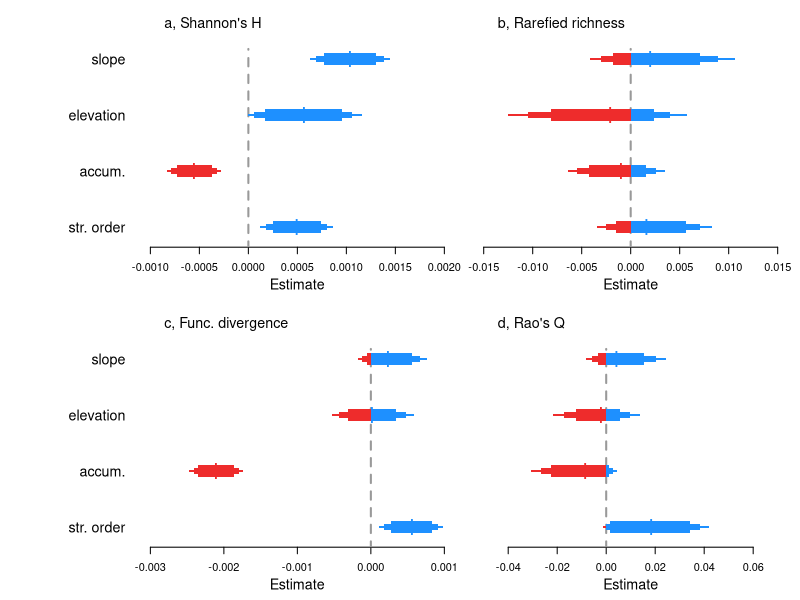

The R script that drew this image:
##Set working directory
setwd("C:/Users/ewelti/Desktop/git/EuroAquaticMacroInverts/")

# attach data
drivEst <- read.csv("outputs/Driver_metaanaly_Ests.csv")
#drivEst <- read.csv("outputs/Driver_horseshoe_metaanaly_Ests.csv")
head(drivEst)
unique(drivEst$Response)

options(scipen=999)

##save plot
tiff(filename = "plots/Fig4_drivers/Drivers_TaxaFunc_extra_streamCharacteristics.tiff", width = 5, height = 4, units = 'in', res = 600, compression = 'lzw')
#tiff(filename = "plots/drivers/Drivers_horseshoe.tiff", width = 12, height = 9, units = 'in', res = 600, compression = 'lzw')

##layout
layout(mat = matrix(c(1:6), 
                        nrow = 2, 
                        ncol = 3),
       heights = c(2,2,2,2,2,2),
       widths = c(0.8,2,2,0.8,2,2))

par(mar=c(4,0.4,0.4,0.8))
#empty plot for where the labels will go
plot(0, xaxt = 'n', yaxt = 'n', bty = 'n', pch = '', ylab = '', xlab = '')
plot(0, xaxt = 'n', yaxt = 'n', bty = 'n', pch = '', ylab = '', xlab = '')

#### shannonsH #####
sub <- subset(drivEst, Response == "shannonsH")
est <- sub$Estimate[6:9]
yy <- c(1:4)
plot(yy ~ est, ylab="",xlab="", yaxt="n", las=1, type="n",xlim=c(-0.001,0.002), ylim=c(0.8,4.8),cex=2, bty="n")
#polygon(x=c(-100,-100,0,0),
#        y=c(-4,22,22,-4), col = "grey80", border = "grey80")
segments(x0=0,y0=0,x1=0,y1=4.18,lty=2, lwd=2,col="grey60")
axis(2, at=yy, lwd = 0, lwd.ticks = 0, labels=c("str. order", "accum.", "elevation", "slope"), las=1,cex.axis=1.3)
title(xlab="Estimate", line=2.4,cex.lab=1.3)
legend("topleft", legend=("a, Shannon's H"), bty="n", cex=1.3)
mm <- cbind(yy,est)
mm_neg <- as.data.frame(mm[ which(est < 0),])
mm_pos <- as.data.frame(mm[ which(est > 0),])
#points(yy ~ est, pch="l",cex=2.2,col="white")
points(mm_neg[1,] ~ mm_neg[2,], pch="l",cex=2,col="firebrick2")
points(mm_pos$yy ~ mm_pos$est, pch="l",cex=2,col="dodgerblue")
yyy1=c(0.975,1.025,1.025,0.975)
yyy2=c(0.95,1.05,1.05,0.95)
yyy3=c(0.9,1.1,1.1,0.9)
polygon(x=c(if (sub$Q2.5[6]<0) {sub$Q2.5[6]} else {0}, if (sub$Q2.5[6]<0) {sub$Q2.5[6]} else {0}, if (sub$Q97.5[6]<0) {sub$Q97.5[6]} else {0}, if (sub$Q97.5[6]<0) {sub$Q97.5[6]} else {0}),y=(yyy1), col = "firebrick2", border = NA)
polygon(x=c(if (sub$Q5[6]<0) {sub$Q5[6]} else {0}, if (sub$Q5[6]<0) {sub$Q5[6]} else {0}, if (sub$Q95[6]<0) {sub$Q95[6]} else {0}, if (sub$Q95[6]<0) {sub$Q95[6]} else {0}),y=(yyy2), col = "firebrick2", border = NA)
polygon(x=c(if (sub$Q10[6]<0) {sub$Q10[6]} else {0}, if (sub$Q10[6]<0) {sub$Q10[6]} else {0}, if (sub$Q90[6]<0) {sub$Q90[6]} else {0}, if (sub$Q90[6]<0) {sub$Q90[6]} else {0}),y=(yyy3), col = "firebrick2", border = NA)
polygon(x=c(if (sub$Q2.5[6]>0) {sub$Q2.5[6]} else {0}, if (sub$Q2.5[6]>0) {sub$Q2.5[6]} else {0}, if (sub$Q97.5[6]>0) {sub$Q97.5[6]} else {0}, if (sub$Q97.5[6]>0) {sub$Q97.5[6]} else {0}),y=(yyy1), col = "dodgerblue", border = NA)
polygon(x=c(if (sub$Q5[6]>0) {sub$Q5[6]} else {0}, if (sub$Q5[6]>0) {sub$Q5[6]} else {0}, if (sub$Q95[6]>0) {sub$Q95[6]} else {0}, if (sub$Q95[6]>0) {sub$Q95[6]} else {0}),y=(yyy2), col = "dodgerblue", border = NA)
polygon(x=c(if (sub$Q10[6]>0) {sub$Q10[6]} else {0}, if (sub$Q10[6]>0) {sub$Q10[6]} else {0}, if (sub$Q90[6]>0) {sub$Q90[6]} else {0}, if (sub$Q90[6]>0) {sub$Q90[6]} else {0}),y=(yyy3), col = "dodgerblue", border = NA)
polygon(x=c(if (sub$Q2.5[7]<0) {sub$Q2.5[7]} else {0}, if (sub$Q2.5[7]<0) {sub$Q2.5[7]} else {0}, if (sub$Q97.5[7]<0) {sub$Q97.5[7]} else {0}, if (sub$Q97.5[7]<0) {sub$Q97.5[7]} else {0}),y=(yyy1+1), col = "firebrick2", border = NA)
polygon(x=c(if (sub$Q5[7]<0) {sub$Q5[7]} else {0}, if (sub$Q5[7]<0) {sub$Q5[7]} else {0}, if (sub$Q95[7]<0) {sub$Q95[7]} else {0}, if (sub$Q95[7]<0) {sub$Q95[7]} else {0}),y=(yyy2+1), col = "firebrick2", border = NA)
polygon(x=c(if (sub$Q10[7]<0) {sub$Q10[7]} else {0}, if (sub$Q10[7]<0) {sub$Q10[7]} else {0}, if (sub$Q90[7]<0) {sub$Q90[7]} else {0}, if (sub$Q90[7]<0) {sub$Q90[7]} else {0}),y=(yyy3+1), col = "firebrick2", border = NA)
polygon(x=c(if (sub$Q2.5[7]>0) {sub$Q2.5[7]} else {0}, if (sub$Q2.5[7]>0) {sub$Q2.5[7]} else {0}, if (sub$Q97.5[7]>0) {sub$Q97.5[7]} else {0}, if (sub$Q97.5[7]>0) {sub$Q97.5[7]} else {0}),y=(yyy1+1), col = "dodgerblue", border = NA)
polygon(x=c(if (sub$Q5[7]>0) {sub$Q5[7]} else {0}, if (sub$Q5[7]>0) {sub$Q5[7]} else {0}, if (sub$Q95[7]>0) {sub$Q95[7]} else {0}, if (sub$Q95[7]>0) {sub$Q95[7]} else {0}),y=(yyy2+1), col = "dodgerblue", border = NA)
polygon(x=c(if (sub$Q10[7]>0) {sub$Q10[7]} else {0}, if (sub$Q10[7]>0) {sub$Q10[7]} else {0}, if (sub$Q90[7]>0) {sub$Q90[7]} else {0}, if (sub$Q90[7]>0) {sub$Q90[7]} else {0}),y=(yyy3+1), col = "dodgerblue", border = NA)
polygon(x=c(if (sub$Q2.5[8]<0) {sub$Q2.5[8]} else {0}, if (sub$Q2.5[8]<0) {sub$Q2.5[8]} else {0}, if (sub$Q97.5[8]<0) {sub$Q97.5[8]} else {0}, if (sub$Q97.5[8]<0) {sub$Q97.5[8]} else {0}),y=(yyy1+2), col = "firebrick2", border = NA)
polygon(x=c(if (sub$Q5[8]<0) {sub$Q5[8]} else {0}, if (sub$Q5[8]<0) {sub$Q5[8]} else {0}, if (sub$Q95[8]<0) {sub$Q95[8]} else {0}, if (sub$Q95[8]<0) {sub$Q95[8]} else {0}),y=(yyy2+2), col = "firebrick2", border = NA)
polygon(x=c(if (sub$Q10[8]<0) {sub$Q10[8]} else {0}, if (sub$Q10[8]<0) {sub$Q10[8]} else {0}, if (sub$Q90[8]<0) {sub$Q90[8]} else {0}, if (sub$Q90[8]<0) {sub$Q90[8]} else {0}),y=(yyy3+2), col = "firebrick2", border = NA)
polygon(x=c(if (sub$Q2.5[8]>0) {sub$Q2.5[8]} else {0}, if (sub$Q2.5[8]>0) {sub$Q2.5[8]} else {0}, if (sub$Q97.5[8]>0) {sub$Q97.5[8]} else {0}, if (sub$Q97.5[8]>0) {sub$Q97.5[8]} else {0}),y=(yyy1+2), col = "dodgerblue", border = NA)
polygon(x=c(if (sub$Q5[8]>0) {sub$Q5[8]} else {0}, if (sub$Q5[8]>0) {sub$Q5[8]} else {0}, if (sub$Q95[8]>0) {sub$Q95[8]} else {0}, if (sub$Q95[8]>0) {sub$Q95[8]} else {0}),y=(yyy2+2), col = "dodgerblue", border = NA)
polygon(x=c(if (sub$Q10[8]>0) {sub$Q10[8]} else {0}, if (sub$Q10[8]>0) {sub$Q10[8]} else {0}, if (sub$Q90[8]>0) {sub$Q90[8]} else {0}, if (sub$Q90[8]>0) {sub$Q90[8]} else {0}),y=(yyy3+2), col = "dodgerblue", border = NA)
polygon(x=c(if (sub$Q2.5[9]<0) {sub$Q2.5[9]} else {0}, if (sub$Q2.5[9]<0) {sub$Q2.5[9]} else {0}, if (sub$Q97.5[9]<0) {sub$Q97.5[9]} else {0}, if (sub$Q97.5[9]<0) {sub$Q97.5[9]} else {0}),y=(yyy1+3), col = "firebrick2", border = NA)
polygon(x=c(if (sub$Q5[9]<0) {sub$Q5[9]} else {0}, if (sub$Q5[9]<0) {sub$Q5[9]} else {0}, if (sub$Q95[9]<0) {sub$Q95[9]} else {0}, if (sub$Q95[9]<0) {sub$Q95[9]} else {0}),y=(yyy2+3), col = "firebrick2", border = NA)
polygon(x=c(if (sub$Q10[9]<0) {sub$Q10[9]} else {0}, if (sub$Q10[9]<0) {sub$Q10[9]} else {0}, if (sub$Q90[9]<0) {sub$Q90[9]} else {0}, if (sub$Q90[9]<0) {sub$Q90[9]} else {0}),y=(yyy3+3), col = "firebrick2", border = NA)
polygon(x=c(if (sub$Q2.5[9]>0) {sub$Q2.5[9]} else {0}, if (sub$Q2.5[9]>0) {sub$Q2.5[9]} else {0}, if (sub$Q97.5[9]>0) {sub$Q97.5[9]} else {0}, if (sub$Q97.5[9]>0) {sub$Q97.5[9]} else {0}),y=(yyy1+3), col = "dodgerblue", border = NA)
polygon(x=c(if (sub$Q5[9]>0) {sub$Q5[9]} else {0}, if (sub$Q5[9]>0) {sub$Q5[9]} else {0}, if (sub$Q95[9]>0) {sub$Q95[9]} else {0}, if (sub$Q95[9]>0) {sub$Q95[9]} else {0}),y=(yyy2+3), col = "dodgerblue", border = NA)
polygon(x=c(if (sub$Q10[9]>0) {sub$Q10[9]} else {0}, if (sub$Q10[9]>0) {sub$Q10[9]} else {0}, if (sub$Q90[9]>0) {sub$Q90[9]} else {0}, if (sub$Q90[9]>0) {sub$Q90[9]} else {0}),y=(yyy3+3), col = "dodgerblue", border = NA)

#### func_diverg #####
sub <- subset(drivEst, Response == "func_diverg")
est <- sub$Estimate[6:9]
yy <- c(1:4)
plot(yy ~ est, ylab="",xlab="", yaxt="n", las=1, type="n",xlim=c(-0.003,0.001), ylim=c(0.8,4.8), cex=2, bty="n")
segments(x0=0,y0=0,x1=0,y1=4.18,lty=2, lwd=2,col="grey60")
axis(2, at=yy, lwd = 0, lwd.ticks = 0, labels=c("str. order", "accum.", "elevation", "slope"), las=1,cex.axis=1.3)
title(xlab="Estimate", line=2.4,cex.lab=1.3)
legend("topleft", legend=("c, Func. divergence"), bty="n", cex=1.3)
mm <- cbind(yy,est)
mm_neg <- as.data.frame(mm[ which(est < 0),])
mm_pos <- as.data.frame(mm[ which(est > 0),])
points(mm_neg[1,] ~ mm_neg[2,], pch="l",cex=2,col="firebrick2")
points(mm_pos$yy ~ mm_pos$est, pch="l",cex=2,col="dodgerblue")
yyy1=c(0.975,1.025,1.025,0.975)
yyy2=c(0.95,1.05,1.05,0.95)
yyy3=c(0.9,1.1,1.1,0.9)
polygon(x=c(if (sub$Q2.5[6]<0) {sub$Q2.5[6]} else {0}, if (sub$Q2.5[6]<0) {sub$Q2.5[6]} else {0}, if (sub$Q97.5[6]<0) {sub$Q97.5[6]} else {0}, if (sub$Q97.5[6]<0) {sub$Q97.5[6]} else {0}),y=(yyy1), col = "firebrick2", border = NA)
polygon(x=c(if (sub$Q5[6]<0) {sub$Q5[6]} else {0}, if (sub$Q5[6]<0) {sub$Q5[6]} else {0}, if (sub$Q95[6]<0) {sub$Q95[6]} else {0}, if (sub$Q95[6]<0) {sub$Q95[6]} else {0}),y=(yyy2), col = "firebrick2", border = NA)
polygon(x=c(if (sub$Q10[6]<0) {sub$Q10[6]} else {0}, if (sub$Q10[6]<0) {sub$Q10[6]} else {0}, if (sub$Q90[6]<0) {sub$Q90[6]} else {0}, if (sub$Q90[6]<0) {sub$Q90[6]} else {0}),y=(yyy3), col = "firebrick2", border = NA)
polygon(x=c(if (sub$Q2.5[6]>0) {sub$Q2.5[6]} else {0}, if (sub$Q2.5[6]>0) {sub$Q2.5[6]} else {0}, if (sub$Q97.5[6]>0) {sub$Q97.5[6]} else {0}, if (sub$Q97.5[6]>0) {sub$Q97.5[6]} else {0}),y=(yyy1), col = "dodgerblue", border = NA)
polygon(x=c(if (sub$Q5[6]>0) {sub$Q5[6]} else {0}, if (sub$Q5[6]>0) {sub$Q5[6]} else {0}, if (sub$Q95[6]>0) {sub$Q95[6]} else {0}, if (sub$Q95[6]>0) {sub$Q95[6]} else {0}),y=(yyy2), col = "dodgerblue", border = NA)
polygon(x=c(if (sub$Q10[6]>0) {sub$Q10[6]} else {0}, if (sub$Q10[6]>0) {sub$Q10[6]} else {0}, if (sub$Q90[6]>0) {sub$Q90[6]} else {0}, if (sub$Q90[6]>0) {sub$Q90[6]} else {0}),y=(yyy3), col = "dodgerblue", border = NA)
polygon(x=c(if (sub$Q2.5[7]<0) {sub$Q2.5[7]} else {0}, if (sub$Q2.5[7]<0) {sub$Q2.5[7]} else {0}, if (sub$Q97.5[7]<0) {sub$Q97.5[7]} else {0}, if (sub$Q97.5[7]<0) {sub$Q97.5[7]} else {0}),y=(yyy1+1), col = "firebrick2", border = NA)
polygon(x=c(if (sub$Q5[7]<0) {sub$Q5[7]} else {0}, if (sub$Q5[7]<0) {sub$Q5[7]} else {0}, if (sub$Q95[7]<0) {sub$Q95[7]} else {0}, if (sub$Q95[7]<0) {sub$Q95[7]} else {0}),y=(yyy2+1), col = "firebrick2", border = NA)
polygon(x=c(if (sub$Q10[7]<0) {sub$Q10[7]} else {0}, if (sub$Q10[7]<0) {sub$Q10[7]} else {0}, if (sub$Q90[7]<0) {sub$Q90[7]} else {0}, if (sub$Q90[7]<0) {sub$Q90[7]} else {0}),y=(yyy3+1), col = "firebrick2", border = NA)
polygon(x=c(if (sub$Q2.5[7]>0) {sub$Q2.5[7]} else {0}, if (sub$Q2.5[7]>0) {sub$Q2.5[7]} else {0}, if (sub$Q97.5[7]>0) {sub$Q97.5[7]} else {0}, if (sub$Q97.5[7]>0) {sub$Q97.5[7]} else {0}),y=(yyy1+1), col = "dodgerblue", border = NA)
polygon(x=c(if (sub$Q5[7]>0) {sub$Q5[7]} else {0}, if (sub$Q5[7]>0) {sub$Q5[7]} else {0}, if (sub$Q95[7]>0) {sub$Q95[7]} else {0}, if (sub$Q95[7]>0) {sub$Q95[7]} else {0}),y=(yyy2+1), col = "dodgerblue", border = NA)
polygon(x=c(if (sub$Q10[7]>0) {sub$Q10[7]} else {0}, if (sub$Q10[7]>0) {sub$Q10[7]} else {0}, if (sub$Q90[7]>0) {sub$Q90[7]} else {0}, if (sub$Q90[7]>0) {sub$Q90[7]} else {0}),y=(yyy3+1), col = "dodgerblue", border = NA)
polygon(x=c(if (sub$Q2.5[8]<0) {sub$Q2.5[8]} else {0}, if (sub$Q2.5[8]<0) {sub$Q2.5[8]} else {0}, if (sub$Q97.5[8]<0) {sub$Q97.5[8]} else {0}, if (sub$Q97.5[8]<0) {sub$Q97.5[8]} else {0}),y=(yyy1+2), col = "firebrick2", border = NA)
polygon(x=c(if (sub$Q5[8]<0) {sub$Q5[8]} else {0}, if (sub$Q5[8]<0) {sub$Q5[8]} else {0}, if (sub$Q95[8]<0) {sub$Q95[8]} else {0}, if (sub$Q95[8]<0) {sub$Q95[8]} else {0}),y=(yyy2+2), col = "firebrick2", border = NA)
polygon(x=c(if (sub$Q10[8]<0) {sub$Q10[8]} else {0}, if (sub$Q10[8]<0) {sub$Q10[8]} else {0}, if (sub$Q90[8]<0) {sub$Q90[8]} else {0}, if (sub$Q90[8]<0) {sub$Q90[8]} else {0}),y=(yyy3+2), col = "firebrick2", border = NA)
polygon(x=c(if (sub$Q2.5[8]>0) {sub$Q2.5[8]} else {0}, if (sub$Q2.5[8]>0) {sub$Q2.5[8]} else {0}, if (sub$Q97.5[8]>0) {sub$Q97.5[8]} else {0}, if (sub$Q97.5[8]>0) {sub$Q97.5[8]} else {0}),y=(yyy1+2), col = "dodgerblue", border = NA)
polygon(x=c(if (sub$Q5[8]>0) {sub$Q5[8]} else {0}, if (sub$Q5[8]>0) {sub$Q5[8]} else {0}, if (sub$Q95[8]>0) {sub$Q95[8]} else {0}, if (sub$Q95[8]>0) {sub$Q95[8]} else {0}),y=(yyy2+2), col = "dodgerblue", border = NA)
polygon(x=c(if (sub$Q10[8]>0) {sub$Q10[8]} else {0}, if (sub$Q10[8]>0) {sub$Q10[8]} else {0}, if (sub$Q90[8]>0) {sub$Q90[8]} else {0}, if (sub$Q90[8]>0) {sub$Q90[8]} else {0}),y=(yyy3+2), col = "dodgerblue", border = NA)
polygon(x=c(if (sub$Q2.5[9]<0) {sub$Q2.5[9]} else {0}, if (sub$Q2.5[9]<0) {sub$Q2.5[9]} else {0}, if (sub$Q97.5[9]<0) {sub$Q97.5[9]} else {0}, if (sub$Q97.5[9]<0) {sub$Q97.5[9]} else {0}),y=(yyy1+3), col = "firebrick2", border = NA)
polygon(x=c(if (sub$Q5[9]<0) {sub$Q5[9]} else {0}, if (sub$Q5[9]<0) {sub$Q5[9]} else {0}, if (sub$Q95[9]<0) {sub$Q95[9]} else {0}, if (sub$Q95[9]<0) {sub$Q95[9]} else {0}),y=(yyy2+3), col = "firebrick2", border = NA)
polygon(x=c(if (sub$Q10[9]<0) {sub$Q10[9]} else {0}, if (sub$Q10[9]<0) {sub$Q10[9]} else {0}, if (sub$Q90[9]<0) {sub$Q90[9]} else {0}, if (sub$Q90[9]<0) {sub$Q90[9]} else {0}),y=(yyy3+3), col = "firebrick2", border = NA)
polygon(x=c(if (sub$Q2.5[9]>0) {sub$Q2.5[9]} else {0}, if (sub$Q2.5[9]>0) {sub$Q2.5[9]} else {0}, if (sub$Q97.5[9]>0) {sub$Q97.5[9]} else {0}, if (sub$Q97.5[9]>0) {sub$Q97.5[9]} else {0}),y=(yyy1+3), col = "dodgerblue", border = NA)
polygon(x=c(if (sub$Q5[9]>0) {sub$Q5[9]} else {0}, if (sub$Q5[9]>0) {sub$Q5[9]} else {0}, if (sub$Q95[9]>0) {sub$Q95[9]} else {0}, if (sub$Q95[9]>0) {sub$Q95[9]} else {0}),y=(yyy2+3), col = "dodgerblue", border = NA)
polygon(x=c(if (sub$Q10[9]>0) {sub$Q10[9]} else {0}, if (sub$Q10[9]>0) {sub$Q10[9]} else {0}, if (sub$Q90[9]>0) {sub$Q90[9]} else {0}, if (sub$Q90[9]>0) {sub$Q90[9]} else {0}),y=(yyy3+3), col = "dodgerblue", border = NA)

#### spp_richness_rarefied #####
sub <- subset(drivEst, Response == "spp_richness_rarefied")
est <- sub$Estimate[6:9]
yy <- c(1:4)
plot(yy ~ est, ylab="",xlab="", yaxt="n", las=1, type="n",xlim=c(-0.015,0.015), ylim=c(0.8,4.8), cex=2, bty="n")
segments(x0=0,y0=0,x1=0,y1=4.18,lty=2, lwd=2,col="grey60")
title(xlab="Estimate", line=2.4,cex.lab=1.3)
legend("topleft", legend=("b, Rarefied richness"), bty="n", cex=1.3)
mm <- cbind(yy,est)
mm_neg <- as.data.frame(mm[ which(est < 0),])
mm_pos <- as.data.frame(mm[ which(est > 0),])
#points(yy ~ est, pch="l",cex=2.2,col="white")
points(mm_neg$yy ~ mm_neg$est, pch="l",cex=2,col="firebrick2")
points(mm_pos$yy ~ mm_pos$est, pch="l",cex=2,col="dodgerblue")
polygon(x=c(if (sub$Q2.5[6]<0) {sub$Q2.5[6]} else {0}, if (sub$Q2.5[6]<0) {sub$Q2.5[6]} else {0}, if (sub$Q97.5[6]<0) {sub$Q97.5[6]} else {0}, if (sub$Q97.5[6]<0) {sub$Q97.5[6]} else {0}),y=(yyy1), col = "firebrick2", border = NA)
polygon(x=c(if (sub$Q5[6]<0) {sub$Q5[6]} else {0}, if (sub$Q5[6]<0) {sub$Q5[6]} else {0}, if (sub$Q95[6]<0) {sub$Q95[6]} else {0}, if (sub$Q95[6]<0) {sub$Q95[6]} else {0}),y=(yyy2), col = "firebrick2", border = NA)
polygon(x=c(if (sub$Q10[6]<0) {sub$Q10[6]} else {0}, if (sub$Q10[6]<0) {sub$Q10[6]} else {0}, if (sub$Q90[6]<0) {sub$Q90[6]} else {0}, if (sub$Q90[6]<0) {sub$Q90[6]} else {0}),y=(yyy3), col = "firebrick2", border = NA)
polygon(x=c(if (sub$Q2.5[6]>0) {sub$Q2.5[6]} else {0}, if (sub$Q2.5[6]>0) {sub$Q2.5[6]} else {0}, if (sub$Q97.5[6]>0) {sub$Q97.5[6]} else {0}, if (sub$Q97.5[6]>0) {sub$Q97.5[6]} else {0}),y=(yyy1), col = "dodgerblue", border = NA)
polygon(x=c(if (sub$Q5[6]>0) {sub$Q5[6]} else {0}, if (sub$Q5[6]>0) {sub$Q5[6]} else {0}, if (sub$Q95[6]>0) {sub$Q95[6]} else {0}, if (sub$Q95[6]>0) {sub$Q95[6]} else {0}),y=(yyy2), col = "dodgerblue", border = NA)
polygon(x=c(if (sub$Q10[6]>0) {sub$Q10[6]} else {0}, if (sub$Q10[6]>0) {sub$Q10[6]} else {0}, if (sub$Q90[6]>0) {sub$Q90[6]} else {0}, if (sub$Q90[6]>0) {sub$Q90[6]} else {0}),y=(yyy3), col = "dodgerblue", border = NA)
polygon(x=c(if (sub$Q2.5[7]<0) {sub$Q2.5[7]} else {0}, if (sub$Q2.5[7]<0) {sub$Q2.5[7]} else {0}, if (sub$Q97.5[7]<0) {sub$Q97.5[7]} else {0}, if (sub$Q97.5[7]<0) {sub$Q97.5[7]} else {0}),y=(yyy1+1), col = "firebrick2", border = NA)
polygon(x=c(if (sub$Q5[7]<0) {sub$Q5[7]} else {0}, if (sub$Q5[7]<0) {sub$Q5[7]} else {0}, if (sub$Q95[7]<0) {sub$Q95[7]} else {0}, if (sub$Q95[7]<0) {sub$Q95[7]} else {0}),y=(yyy2+1), col = "firebrick2", border = NA)
polygon(x=c(if (sub$Q10[7]<0) {sub$Q10[7]} else {0}, if (sub$Q10[7]<0) {sub$Q10[7]} else {0}, if (sub$Q90[7]<0) {sub$Q90[7]} else {0}, if (sub$Q90[7]<0) {sub$Q90[7]} else {0}),y=(yyy3+1), col = "firebrick2", border = NA)
polygon(x=c(if (sub$Q2.5[7]>0) {sub$Q2.5[7]} else {0}, if (sub$Q2.5[7]>0) {sub$Q2.5[7]} else {0}, if (sub$Q97.5[7]>0) {sub$Q97.5[7]} else {0}, if (sub$Q97.5[7]>0) {sub$Q97.5[7]} else {0}),y=(yyy1+1), col = "dodgerblue", border = NA)
polygon(x=c(if (sub$Q5[7]>0) {sub$Q5[7]} else {0}, if (sub$Q5[7]>0) {sub$Q5[7]} else {0}, if (sub$Q95[7]>0) {sub$Q95[7]} else {0}, if (sub$Q95[7]>0) {sub$Q95[7]} else {0}),y=(yyy2+1), col = "dodgerblue", border = NA)
polygon(x=c(if (sub$Q10[7]>0) {sub$Q10[7]} else {0}, if (sub$Q10[7]>0) {sub$Q10[7]} else {0}, if (sub$Q90[7]>0) {sub$Q90[7]} else {0}, if (sub$Q90[7]>0) {sub$Q90[7]} else {0}),y=(yyy3+1), col = "dodgerblue", border = NA)
polygon(x=c(if (sub$Q2.5[8]<0) {sub$Q2.5[8]} else {0}, if (sub$Q2.5[8]<0) {sub$Q2.5[8]} else {0}, if (sub$Q97.5[8]<0) {sub$Q97.5[8]} else {0}, if (sub$Q97.5[8]<0) {sub$Q97.5[8]} else {0}),y=(yyy1+2), col = "firebrick2", border = NA)
polygon(x=c(if (sub$Q5[8]<0) {sub$Q5[8]} else {0}, if (sub$Q5[8]<0) {sub$Q5[8]} else {0}, if (sub$Q95[8]<0) {sub$Q95[8]} else {0}, if (sub$Q95[8]<0) {sub$Q95[8]} else {0}),y=(yyy2+2), col = "firebrick2", border = NA)
polygon(x=c(if (sub$Q10[8]<0) {sub$Q10[8]} else {0}, if (sub$Q10[8]<0) {sub$Q10[8]} else {0}, if (sub$Q90[8]<0) {sub$Q90[8]} else {0}, if (sub$Q90[8]<0) {sub$Q90[8]} else {0}),y=(yyy3+2), col = "firebrick2", border = NA)
polygon(x=c(if (sub$Q2.5[8]>0) {sub$Q2.5[8]} else {0}, if (sub$Q2.5[8]>0) {sub$Q2.5[8]} else {0}, if (sub$Q97.5[8]>0) {sub$Q97.5[8]} else {0}, if (sub$Q97.5[8]>0) {sub$Q97.5[8]} else {0}),y=(yyy1+2), col = "dodgerblue", border = NA)
polygon(x=c(if (sub$Q5[8]>0) {sub$Q5[8]} else {0}, if (sub$Q5[8]>0) {sub$Q5[8]} else {0}, if (sub$Q95[8]>0) {sub$Q95[8]} else {0}, if (sub$Q95[8]>0) {sub$Q95[8]} else {0}),y=(yyy2+2), col = "dodgerblue", border = NA)
polygon(x=c(if (sub$Q10[8]>0) {sub$Q10[8]} else {0}, if (sub$Q10[8]>0) {sub$Q10[8]} else {0}, if (sub$Q90[8]>0) {sub$Q90[8]} else {0}, if (sub$Q90[8]>0) {sub$Q90[8]} else {0}),y=(yyy3+2), col = "dodgerblue", border = NA)
polygon(x=c(if (sub$Q2.5[9]<0) {sub$Q2.5[9]} else {0}, if (sub$Q2.5[9]<0) {sub$Q2.5[9]} else {0}, if (sub$Q97.5[9]<0) {sub$Q97.5[9]} else {0}, if (sub$Q97.5[9]<0) {sub$Q97.5[9]} else {0}),y=(yyy1+3), col = "firebrick2", border = NA)
polygon(x=c(if (sub$Q5[9]<0) {sub$Q5[9]} else {0}, if (sub$Q5[9]<0) {sub$Q5[9]} else {0}, if (sub$Q95[9]<0) {sub$Q95[9]} else {0}, if (sub$Q95[9]<0) {sub$Q95[9]} else {0}),y=(yyy2+3), col = "firebrick2", border = NA)
polygon(x=c(if (sub$Q10[9]<0) {sub$Q10[9]} else {0}, if (sub$Q10[9]<0) {sub$Q10[9]} else {0}, if (sub$Q90[9]<0) {sub$Q90[9]} else {0}, if (sub$Q90[9]<0) {sub$Q90[9]} else {0}),y=(yyy3+3), col = "firebrick2", border = NA)
polygon(x=c(if (sub$Q2.5[9]>0) {sub$Q2.5[9]} else {0}, if (sub$Q2.5[9]>0) {sub$Q2.5[9]} else {0}, if (sub$Q97.5[9]>0) {sub$Q97.5[9]} else {0}, if (sub$Q97.5[9]>0) {sub$Q97.5[9]} else {0}),y=(yyy1+3), col = "dodgerblue", border = NA)
polygon(x=c(if (sub$Q5[9]>0) {sub$Q5[9]} else {0}, if (sub$Q5[9]>0) {sub$Q5[9]} else {0}, if (sub$Q95[9]>0) {sub$Q95[9]} else {0}, if (sub$Q95[9]>0) {sub$Q95[9]} else {0}),y=(yyy2+3), col = "dodgerblue", border = NA)
polygon(x=c(if (sub$Q10[9]>0) {sub$Q10[9]} else {0}, if (sub$Q10[9]>0) {sub$Q10[9]} else {0}, if (sub$Q90[9]>0) {sub$Q90[9]} else {0}, if (sub$Q90[9]>0) {sub$Q90[9]} else {0}),y=(yyy3+3), col = "dodgerblue", border = NA)

#### RaoQ #####
sub <- subset(drivEst, Response == "RaoQ")
est <- sub$Estimate[6:9]
yy <- c(1:4)
plot(yy ~ est, ylab="",xlab="", yaxt="n", las=1, type="n",xlim=c(-0.05,0.07), ylim=c(0.8,4.8), cex=2, bty="n")
segments(x0=0,y0=0,x1=0,y1=4.18,lty=2, lwd=2,col="grey60")
title(xlab="Estimate", line=2.4,cex.lab=1.3)
legend("topleft", legend=("d, Rao's Q"), bty="n", cex=1.3)
mm <- cbind(yy,est)
mm_neg <- as.data.frame(mm[ which(est < 0),])
mm_pos <- as.data.frame(mm[ which(est > 0),])
#points(yy ~ est, pch="l",cex=2.2,col="white")
points(mm_neg$yy ~ mm_neg$est, pch="l",cex=2,col="firebrick2")
points(mm_pos$yy ~ mm_pos$est, pch="l",cex=2,col="dodgerblue")
yyy1=c(0.975,1.025,1.025,0.975)
yyy2=c(0.95,1.05,1.05,0.95)
yyy3=c(0.9,1.1,1.1,0.9)
polygon(x=c(if (sub$Q2.5[6]<0) {sub$Q2.5[6]} else {0}, if (sub$Q2.5[6]<0) {sub$Q2.5[6]} else {0}, if (sub$Q97.5[6]<0) {sub$Q97.5[6]} else {0}, if (sub$Q97.5[6]<0) {sub$Q97.5[6]} else {0}),y=(yyy1), col = "firebrick2", border = NA)
polygon(x=c(if (sub$Q5[6]<0) {sub$Q5[6]} else {0}, if (sub$Q5[6]<0) {sub$Q5[6]} else {0}, if (sub$Q95[6]<0) {sub$Q95[6]} else {0}, if (sub$Q95[6]<0) {sub$Q95[6]} else {0}),y=(yyy2), col = "firebrick2", border = NA)
polygon(x=c(if (sub$Q10[6]<0) {sub$Q10[6]} else {0}, if (sub$Q10[6]<0) {sub$Q10[6]} else {0}, if (sub$Q90[6]<0) {sub$Q90[6]} else {0}, if (sub$Q90[6]<0) {sub$Q90[6]} else {0}),y=(yyy3), col = "firebrick2", border = NA)
polygon(x=c(if (sub$Q2.5[6]>0) {sub$Q2.5[6]} else {0}, if (sub$Q2.5[6]>0) {sub$Q2.5[6]} else {0}, if (sub$Q97.5[6]>0) {sub$Q97.5[6]} else {0}, if (sub$Q97.5[6]>0) {sub$Q97.5[6]} else {0}),y=(yyy1), col = "dodgerblue", border = NA)
polygon(x=c(if (sub$Q5[6]>0) {sub$Q5[6]} else {0}, if (sub$Q5[6]>0) {sub$Q5[6]} else {0}, if (sub$Q95[6]>0) {sub$Q95[6]} else {0}, if (sub$Q95[6]>0) {sub$Q95[6]} else {0}),y=(yyy2), col = "dodgerblue", border = NA)
polygon(x=c(if (sub$Q10[6]>0) {sub$Q10[6]} else {0}, if (sub$Q10[6]>0) {sub$Q10[6]} else {0}, if (sub$Q90[6]>0) {sub$Q90[6]} else {0}, if (sub$Q90[6]>0) {sub$Q90[6]} else {0}),y=(yyy3), col = "dodgerblue", border = NA)
polygon(x=c(if (sub$Q2.5[7]<0) {sub$Q2.5[7]} else {0}, if (sub$Q2.5[7]<0) {sub$Q2.5[7]} else {0}, if (sub$Q97.5[7]<0) {sub$Q97.5[7]} else {0}, if (sub$Q97.5[7]<0) {sub$Q97.5[7]} else {0}),y=(yyy1+1), col = "firebrick2", border = NA)
polygon(x=c(if (sub$Q5[7]<0) {sub$Q5[7]} else {0}, if (sub$Q5[7]<0) {sub$Q5[7]} else {0}, if (sub$Q95[7]<0) {sub$Q95[7]} else {0}, if (sub$Q95[7]<0) {sub$Q95[7]} else {0}),y=(yyy2+1), col = "firebrick2", border = NA)
polygon(x=c(if (sub$Q10[7]<0) {sub$Q10[7]} else {0}, if (sub$Q10[7]<0) {sub$Q10[7]} else {0}, if (sub$Q90[7]<0) {sub$Q90[7]} else {0}, if (sub$Q90[7]<0) {sub$Q90[7]} else {0}),y=(yyy3+1), col = "firebrick2", border = NA)
polygon(x=c(if (sub$Q2.5[7]>0) {sub$Q2.5[7]} else {0}, if (sub$Q2.5[7]>0) {sub$Q2.5[7]} else {0}, if (sub$Q97.5[7]>0) {sub$Q97.5[7]} else {0}, if (sub$Q97.5[7]>0) {sub$Q97.5[7]} else {0}),y=(yyy1+1), col = "dodgerblue", border = NA)
polygon(x=c(if (sub$Q5[7]>0) {sub$Q5[7]} else {0}, if (sub$Q5[7]>0) {sub$Q5[7]} else {0}, if (sub$Q95[7]>0) {sub$Q95[7]} else {0}, if (sub$Q95[7]>0) {sub$Q95[7]} else {0}),y=(yyy2+1), col = "dodgerblue", border = NA)
polygon(x=c(if (sub$Q10[7]>0) {sub$Q10[7]} else {0}, if (sub$Q10[7]>0) {sub$Q10[7]} else {0}, if (sub$Q90[7]>0) {sub$Q90[7]} else {0}, if (sub$Q90[7]>0) {sub$Q90[7]} else {0}),y=(yyy3+1), col = "dodgerblue", border = NA)
polygon(x=c(if (sub$Q2.5[8]<0) {sub$Q2.5[8]} else {0}, if (sub$Q2.5[8]<0) {sub$Q2.5[8]} else {0}, if (sub$Q97.5[8]<0) {sub$Q97.5[8]} else {0}, if (sub$Q97.5[8]<0) {sub$Q97.5[8]} else {0}),y=(yyy1+2), col = "firebrick2", border = NA)
polygon(x=c(if (sub$Q5[8]<0) {sub$Q5[8]} else {0}, if (sub$Q5[8]<0) {sub$Q5[8]} else {0}, if (sub$Q95[8]<0) {sub$Q95[8]} else {0}, if (sub$Q95[8]<0) {sub$Q95[8]} else {0}),y=(yyy2+2), col = "firebrick2", border = NA)
polygon(x=c(if (sub$Q10[8]<0) {sub$Q10[8]} else {0}, if (sub$Q10[8]<0) {sub$Q10[8]} else {0}, if (sub$Q90[8]<0) {sub$Q90[8]} else {0}, if (sub$Q90[8]<0) {sub$Q90[8]} else {0}),y=(yyy3+2), col = "firebrick2", border = NA)
polygon(x=c(if (sub$Q2.5[8]>0) {sub$Q2.5[8]} else {0}, if (sub$Q2.5[8]>0) {sub$Q2.5[8]} else {0}, if (sub$Q97.5[8]>0) {sub$Q97.5[8]} else {0}, if (sub$Q97.5[8]>0) {sub$Q97.5[8]} else {0}),y=(yyy1+2), col = "dodgerblue", border = NA)
polygon(x=c(if (sub$Q5[8]>0) {sub$Q5[8]} else {0}, if (sub$Q5[8]>0) {sub$Q5[8]} else {0}, if (sub$Q95[8]>0) {sub$Q95[8]} else {0}, if (sub$Q95[8]>0) {sub$Q95[8]} else {0}),y=(yyy2+2), col = "dodgerblue", border = NA)
polygon(x=c(if (sub$Q10[8]>0) {sub$Q10[8]} else {0}, if (sub$Q10[8]>0) {sub$Q10[8]} else {0}, if (sub$Q90[8]>0) {sub$Q90[8]} else {0}, if (sub$Q90[8]>0) {sub$Q90[8]} else {0}),y=(yyy3+2), col = "dodgerblue", border = NA)
polygon(x=c(if (sub$Q2.5[9]<0) {sub$Q2.5[9]} else {0}, if (sub$Q2.5[9]<0) {sub$Q2.5[9]} else {0}, if (sub$Q97.5[9]<0) {sub$Q97.5[9]} else {0}, if (sub$Q97.5[9]<0) {sub$Q97.5[9]} else {0}),y=(yyy1+3), col = "firebrick2", border = NA)
polygon(x=c(if (sub$Q5[9]<0) {sub$Q5[9]} else {0}, if (sub$Q5[9]<0) {sub$Q5[9]} else {0}, if (sub$Q95[9]<0) {sub$Q95[9]} else {0}, if (sub$Q95[9]<0) {sub$Q95[9]} else {0}),y=(yyy2+3), col = "firebrick2", border = NA)
polygon(x=c(if (sub$Q10[9]<0) {sub$Q10[9]} else {0}, if (sub$Q10[9]<0) {sub$Q10[9]} else {0}, if (sub$Q90[9]<0) {sub$Q90[9]} else {0}, if (sub$Q90[9]<0) {sub$Q90[9]} else {0}),y=(yyy3+3), col = "firebrick2", border = NA)
polygon(x=c(if (sub$Q2.5[9]>0) {sub$Q2.5[9]} else {0}, if (sub$Q2.5[9]>0) {sub$Q2.5[9]} else {0}, if (sub$Q97.5[9]>0) {sub$Q97.5[9]} else {0}, if (sub$Q97.5[9]>0) {sub$Q97.5[9]} else {0}),y=(yyy1+3), col = "dodgerblue", border = NA)
polygon(x=c(if (sub$Q5[9]>0) {sub$Q5[9]} else {0}, if (sub$Q5[9]>0) {sub$Q5[9]} else {0}, if (sub$Q95[9]>0) {sub$Q95[9]} else {0}, if (sub$Q95[9]>0) {sub$Q95[9]} else {0}),y=(yyy2+3), col = "dodgerblue", border = NA)
polygon(x=c(if (sub$Q10[9]>0) {sub$Q10[9]} else {0}, if (sub$Q10[9]>0) {sub$Q10[9]} else {0}, if (sub$Q90[9]>0) {sub$Q90[9]} else {0}, if (sub$Q90[9]>0) {sub$Q90[9]} else {0}),y=(yyy3+3), col = "dodgerblue", border = NA)
##

##
dev.off()
##
